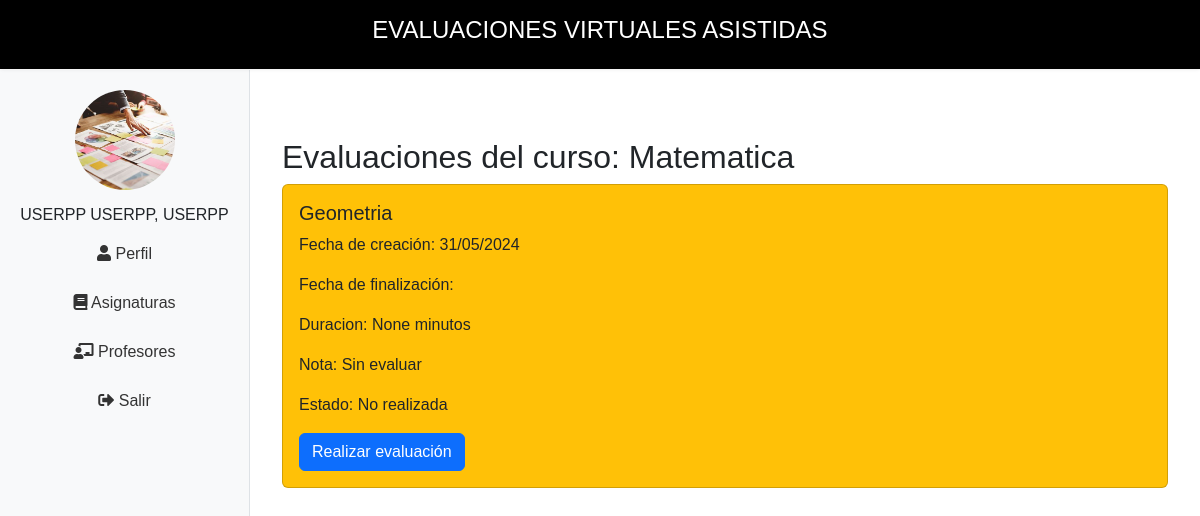
Page /portalEstudiante/curso/6/ (signed in) on the committed database.
### webApp/models.py (models this page shows, shortened)
class Curso(models.Model):
    nombre=models.CharField(max_length=20)
    docente = models.ForeignKey(Docente, on_delete=models.CASCADE, related_name='cursos')
    class Meta:
        verbose_name='curso'
        verbose_name_plural='cursos'
        db_table='cursos'

class Evaluaciones(models.Model):
    curso=models.ForeignKey(Curso, on_delete=models.CASCADE)
    docente=models.ForeignKey(Docente, on_delete=models.CASCADE)
    nombre_Evaluacion=models.CharField(max_length=50, null=True, blank=True)
    numPreguntas=models.IntegerField(validators = [validate_nota])
    fecha_creacion = models.DateTimeField(auto_now_add=True)
    fecha_fin = models.DateTimeField(null=True, blank=True)
    duracion = models.IntegerField(help_text="Duración del examen en minutos", null=True, blank=True)
    class Meta:
        verbose_name='evaluacion'
        verbose_name_plural='evaluaciones'
        db_table='evaluaciones'

### portalEstudiante/views.py (the view)
# urls.py: path('curso/<int:id>/', evaluaciones, name='evaluaciones'),
def evaluaciones(request, id):
    try:
        curso = get_object_or_404(Curso, id=id)
        evaluaciones = Evaluaciones.objects.filter(curso=curso)
        calificaciones = Calificaciones.objects.filter(estudiante=request.user.estudiante, curso=curso)
        context = {
            'curso': curso,
            'evaluaciones': evaluaciones,
            'calificaciones': calificaciones,
            'today': date.today(),
        }
        return render(request, 'Asignaturas/evaluaciones.html', context)
    except ObjectDoesNotExist:
        error = "Error: No se pueden cargar las evaluaciones en este momento. Inténtalo de nuevo más tarde."
        return render(request, 'Asignaturas/evaluaciones.html', {'error': error})

### portalEstudiante/context_processors.py (called while the page is built)
def nombre_estudiante(request):
    if request.user.is_authenticated:
        try:
            estudiante = request.user.estudiante
            nombre_completo = estudiante.nombre_completo()
            return {'nombre_estudiante': nombre_completo}
        except Estudiante.DoesNotExist:
            return {'nombre_estudiante': "USER INVITADO"}
    return {'nombre_estudiante': None}

### portalEstudiante/templatetags/custom_filters.py (called while the page is built)
@register.filter
def get_by_evaluacion(calificaciones, evaluacion):
    return calificaciones.filter(evaluacion=evaluacion).first()

### webApp/models.py (called while the page is built)
    def nombre_completo(self):
        nombre_completo = "{} {}, {}".format(self.apellido_paterno, self.apellido_materno, self.nombres)
        return nombre_completo.upper()

### portalEstudiante/templates/Asignaturas/evaluaciones.html
{% extends "portalEstudiante/base.html" %}
{% load static %}
{% load widget_tweaks %}
{% load custom_filters %}
{% block content %}
<div class="container mt-5">
    {% if error %}
        <div class="alert alert-danger" role="alert">
            {{ error }}
        </div>
    {% else %}
        <h2>Evaluaciones del curso: {{ curso.nombre }}</h2>
        <div class="row">
            {% if evaluaciones %}
                {% for evaluacion in evaluaciones %}
                    {% with calificacion=calificaciones|get_by_evaluacion:evaluacion %}
                    <div class="col-12 mb-4">
                        <div class="card h-100
                            {% if calificacion %}
                                {% if calificacion.nota >= 5 %}
                                    bg-success
                                {% elif calificacion.nota == 0 %}
                                    bg-danger
                                {% else %}
                                    bg-warning
                                {% endif %}
                            {% else %}
                                bg-warning
                            {% endif %}">
                            <div class="card-body">
                                <h5 class="card-title">{{ evaluacion.nombre_Evaluacion }}</h5>
                                <p class="card-text">Fecha de creación: {{ evaluacion.fecha_creacion|date:"d/m/Y" }}</p>
                                <p class="card-text">Fecha de finalización: {{ evaluacion.fecha_fin|date:"d/m/Y" }}</p>
                                <p class="card-text">Duracion: {{ evaluacion.duracion}} minutos</p>
                                {% if calificacion %}
                                    {% if calificacion.nota > 0 %}
                                        <p class="card-text">Nota: {{ calificacion.nota }}</p>
                                        <p class="card-text">Estado: Realizada</p>
                                    {% else %}
                                        <p class="card-text">Nota: {{ calificacion.nota }}</p>
                                        <p class="card-text">Estado: No realizada</p>
                                    {% endif %}
                                {% else %}
                                    <p class="card-text">Nota: Sin evaluar</p>
                                    <p class="card-text">Estado: No realizada</p>
                                {% endif %}
                                <a href="{% url 'detalle_evaluacion' evaluacion.id %}" class="btn btn-primary">
                                    {% if calificacion and calificacion.nota > 0 %}
                                        Visualizar
                                    {% elif evaluacion.fecha_fin and evaluacion.fecha_fin < today %}
                                        Visualizar
                                    {% else %}
                                        Realizar evaluación
                                    {% endif %}
                                </a>
                            </div>
                        </div>
                    </div>
                    {% endwith %}
                {% endfor %}
            {% else %}
                <p>No hay evaluaciones disponibles para este curso.</p>
            {% endif %}
        </div>
    {% endif %}
</div>
{% endblock content %}

### portalEstudiante/templates/portalEstudiante/base.html (style rules this page uses)
body { display: flex; flex-direction: column; margin: 0; padding: 0; font-family: Arial, sans-serif; height: 100vh; }

### rows in the picture
Curso: nombre "Matematica"
Evaluaciones: nombre_Evaluacion "Geometria", fecha_creacion "31/05/2024", duracion "None", shows "Realizar evaluación"

### other values in the picture
{{ nombre_estudiante }} "USERPP USERPP, USERPP"
